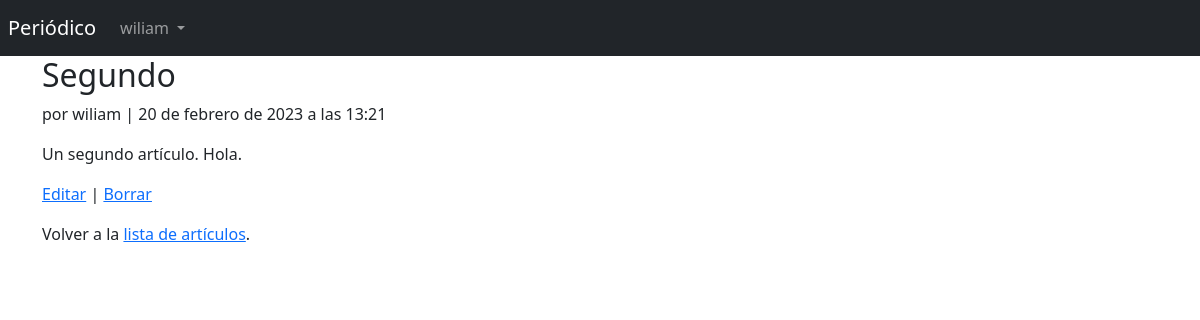
The page /articles/2/ (signed in) on the database its author committed.
### accounts/models.py (models this page shows)
class CustomUser(AbstractUser):
    age = models.PositiveIntegerField(null=True, blank=True, verbose_name='Edad')

### articles/models.py (models this page shows, shortened)
class Article(models.Model):
    title = models.CharField(max_length=255, verbose_name='Título')
    body = models.TextField(verbose_name='Cuerpo')
    date = models.DateTimeField(auto_now_add=True, verbose_name='Fecha')
    author = models.ForeignKey(get_user_model(), on_delete=models.CASCADE, verbose_name='Autor')

### articles/views.py (the view)
# urls.py: path('<int:pk>/', ArticleDetailView.as_view(), name='article_detail'),
class ArticleDetailView(LoginRequiredMixin, DetailView):
    model = Article
    template_name = 'article_detail.html'

### templates/article_detail.html
{% extends 'base.html' %}
{% block content %}
  <div class="article-entry">
    <h2>{{ object.title }}</h2>
      <p>por {{ object.author }} | {{ object.date }}</p>
      <p>{{ object.body }}</p>
  </div>
  <p><a href="{% url 'article_edit' article.pk %}">Editar</a> | <a href="{% url 'article_delete' article.pk %}">Borrar</a></p>
  <p>Volver a la <a href="{% url 'article_list' %}">lista de artículos</a>.</p>
{% endblock content %}

### templates/base.html (shortened to what this page needs)
<!DOCTYPE html>
<html lang="es">
<head>
    <link href="https://cdn.jsdelivr.net/npm/bootstrap@5.3.0-alpha1/dist/css/bootstrap.min.css" rel="stylesheet">
</head>
<body>
    <nav class="navbar navbar-expand-lg navbar-dark bg-dark p-2">
      <a class="navbar-brand" href="{% url 'home' %}">Periódico</a>
      <div class="collapse navbar-collapse" id="navbarSupportedContent">
        {% if user.is_authenticated %}
            <div class="collapse navbar-collapse" id="navbarSupportedContent">
                <ul class="navbar-nav me-auto mb-2 mb-lg-0">
                    <li class="nav-item dropdown">
                        <a class="nav-link dropdown-toggle" href="#" role="button" data-bs-toggle="dropdown" aria-expanded="false">
                            {{ user.username }}
                        </a>
                    </li>
                </ul>
            </div>
        {% else %}
          <form class="form-inline ml-auto">
            <a href="{% url 'login' %}" class="btn btn-outline-secondary">Login</a>
            <a href="{% url 'signup' %}" class="btn btn-primary ml-2">Registrar</a>
          </form>
        {% endif %}
      </div>
    </nav>
    <main>
        <div class="container">
            {% block content %}
            {% endblock content %}
        </div>
    </main>
</body>
</html>

### rows shown on the page
CustomUser: username "wiliam"
Article: title "Segundo", author "wiliam", date "20 de febrero de 2023 a las 13:21", body "Un segundo artículo. Hola."
